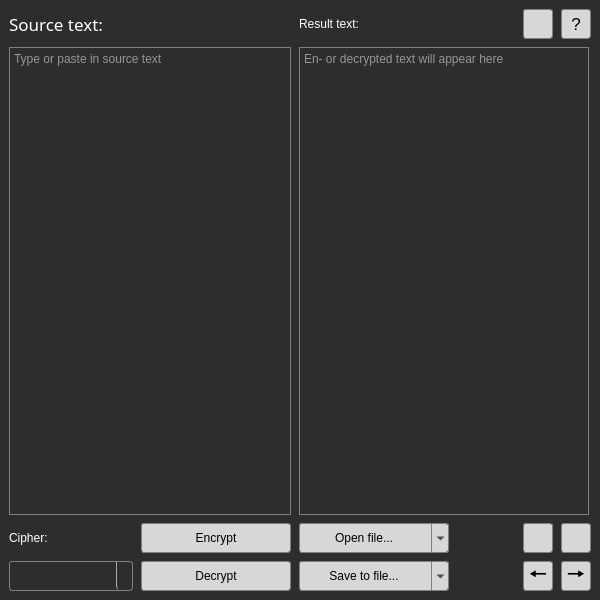
<?xml version="1.0" encoding="UTF-8"?>
<ui version="4.0">
 <class>MainWindow</class>
 <widget class="QMainWindow" name="MainWindow">
  <property name="geometry">
   <rect>
    <x>0</x>
    <y>0</y>
    <width>600</width>
    <height>600</height>
   </rect>
  </property>
  <property name="sizePolicy">
   <sizepolicy hsizetype="Fixed" vsizetype="Fixed">
    <horstretch>0</horstretch>
    <verstretch>0</verstretch>
   </sizepolicy>
  </property>
  <property name="minimumSize">
   <size>
    <width>600</width>
    <height>600</height>
   </size>
  </property>
  <property name="maximumSize">
   <size>
    <width>600</width>
    <height>600</height>
   </size>
  </property>
  <property name="windowTitle">
   <string>Sicrypt</string>
  </property>
  <property name="windowIcon">
   <iconset resource="../res.qrc">
    <normaloff>:/zxc/icons/icon.ico</normaloff>:/zxc/icons/icon.ico</iconset>
  </property>
  <property name="styleSheet">
   <string notr="true">background-color: rgb(45, 45, 45)</string>
  </property>
  <widget class="QWidget" name="centralwidget">
   <property name="styleSheet">
    <string notr="true">QLabel { 
    color: white;
    font: 13pt &quot;Segoe UI Semilight&quot;;
}

QToolTip {
	color: white;
    font: 11pt &quot;Segoe UI Semilight&quot;;
}

QPlainTextEdit {
    color: white;
	border: 1px solid grey;
    font: 12pt &quot;Segoe UI Semilight&quot;;
}

QTabWidget::pane {
    border-top: 1px solid white;
    padding: 2px;
}

QTabBar::tab {
    background: rgb(59, 59, 59);
    border: 1px solid white;
    border-top-left-radius: 4px;
    border-top-right-radius: 4px;
    padding-left: 7px;
    padding-right: 7px;
    padding-top: 3px;
    padding-bottom: 2px;
    font: 63 9pt &quot;Segoe UI Semibold&quot;;
}

QTabBar::tab:disabled { 
    background-color: gray;
}

QTabBar::tab:active:disabled {
    background-color: grey;
}

QTabBar::tab:hover {
    background-color: rgb(47, 105, 23);
    color: rgb(248, 248, 248);
}

QTabBar::tab:!selected {
    margin-top: 2px; /* make non-selected tabs look smaller */
}

/* make use of negative margins for overlapping tabs */
QTabBar::tab:selected {
    /* expand/overlap to the left and right by 4px */
    margin-left: -4px;
    margin-right: -4px;
    background-color: rgb(70, 175, 38);
}

QTabBar::tab:first:selected {
    margin-left: 0; /* the first selected tab has nothing to overlap with on the left */
}

QTabBar::tab:last:selected {
    margin-right: 0; /* the last selected tab has nothing to overlap with on the right */
}


QListView {
    show-decoration-selected: 1; /* make the selection span the entire width of the view */
}

QListView::item:hover { background-color: rgb(47, 105, 23); }
QListView::item:selected { background-color: rgb(70, 175, 38) }

QSlider::handle:horizontal {
    background:  rgb(70, 175, 38);
    width: 18px;
    margin: -2px 0; /* handle is placed by default on the contents rect of the groove. Expand outside the groove */
    border-radius: 3px;
}

QSlider::handle:horizontal:hover { background-color: rgb(45, 102, 23); }
QSlider::handle:horizontal:disabled { background-color: grey; }

QScrollBar:vertical
{
    background-color: #2A2929;
    width: 15px;
    margin: 15px 3px 15px 3px;
    border: 1px transparent #2A2929;
}

QScrollBar::handle:vertical
{
     background-color: rgb(45, 45, 45);         /* #605F5F; */
     min-height: 5px;
     border: 2px solid white;
     border-radius: 4px;
}

QScrollBar::sub-line:vertical
{
    margin: 3px 0px 3px 0px;
    border-image: url(:/qss_icons/rc/icons/up_arrow_disabled.png);
    height: 10px;
    width: 10px;
    subcontrol-position: top;
    subcontrol-origin: margin;
}

QScrollBar::add-line:vertical
{
    margin: 3px 0px 3px 0px;
    border-image: url(:/qss_icons/rc/icons/down_arrow_disabled.png);
    height: 10px;
    width: 10px;
    subcontrol-position: bottom;
    subcontrol-origin: margin;
}

QScrollBar::sub-line:vertical:hover,QScrollBar::sub-line:vertical:on
{
    border-image: url(:/qss_icons/rc/icons/up_arrow.png);
    height: 10px;
    width: 10px;
    subcontrol-position: top;
    subcontrol-origin: margin;
}

QScrollBar::add-line:vertical:hover, QScrollBar::add-line:vertical:on
{
    border-image: url(:/qss_icons/rc/icons/down_arrow.png);
    height: 10px;
    width: 10px;
    subcontrol-position: bottom;
    subcontrol-origin: margin;
}

QScrollBar::up-arrow:vertical, QScrollBar::down-arrow:vertical
{
    background: none;
}

QScrollBar::add-page:vertical, QScrollBar::sub-page:vertical
{
    background: none;
}

QScrollBar:horizontal
 {
     height: 15px;
     margin: 3px 15px 3px 15px;
     border: 1px transparent #2A2929;
     background-color: #2A2929;    
 }

 QScrollBar::handle:horizontal
 {
     background-color: rgb(45, 45, 45);      
     min-width: 5px;
     border: 2px solid white;
     border-radius: 4px;
 }

 QScrollBar::add-line:horizontal
 {
     margin: 0px 3px 0px 3px;
     border-image: url(./images/right_arrow_disabled.png);       
     width: 10px;
     height: 10px;
     subcontrol-position: right;
     subcontrol-origin: margin;
 }

 QScrollBar::sub-line:horizontal
 {
     margin: 0px 3px 0px 3px;
     border-image: url(./images/left_arrow_disabled.png);        
     height: 10px;
     width: 10px;
     subcontrol-position: left;
     subcontrol-origin: margin;
 }

 QScrollBar::add-line:horizontal:hover, QScrollBar::add-line:horizontal:on
 {
     border-image: url(./images/right_arrow.png);               
     height: 10px;
     width: 10px;
     subcontrol-position: right;
     subcontrol-origin: margin;
 }

 QScrollBar::sub-line:horizontal:hover, QScrollBar::sub-line:horizontal:on
 {
     border-image: url(./images/left_arrow.png);               
     height: 10px;
     width: 10px;
     subcontrol-position: left;
     subcontrol-origin: margin;
 }

 QScrollBar::up-arrow:horizontal, QScrollBar::down-arrow:horizontal
 {
     background: none;
 }

 QScrollBar::add-page:horizontal, QScrollBar::sub-page:horizontal
 {
     background: none;
 }


QSpinBox
{
    border: none;
    font: 9pt &quot;Segoe UI&quot;;
}

QSpinBox:hover {
    border: 1px green sunken;
}

QSpinBox:disabled
{
    color: grey;
}

QSpinBox::up-button
{
    color: white; 
}

QSpinBox::down-button
{
    color: white;
}

QTimeEdit 
{
    border: none;
    font: 9pt &quot;Segoe UI&quot;;
}

QTimeEdit:hover
{
    border: 1px green sunken;
}

QTimeEdit:disabled
{
    color: grey; 
}

QTimeEdit::up-button
{
    color: white;
}

QTimeEdit::down-button
{
    color: white;
}

QComboBox 
{
    color: black;
    border: 1px solid gray;
    border-radius: 3px;
    padding: 1px 18px 1px 3px;
    font: 11pt &quot;Segoe UI Semilight&quot;;
}

QComboBox:hover
{
    border: 1px solid rgb(254, 254, 254);
    background-color: rgb(236, 236, 236);
}

QComboBox:disabled
{
    color: gray;
    background-color: rgb(35, 35, 35);
}


QComboBox::down-arrow
{
    image: url(:/zxc/icons/arrowDown_ico.png);
}


QComboBox::up-arrow
{ 
    image: url(:/zxc/icons/arrowUp_ico.png);
}


QComboBox:editable
{
    background: white;
}


QComboBox:!editable, QComboBox::drop-down:editable
{
     background: qlineargradient(x1: 0, y1: 0, x2: 0, y2: 1,
        stop: 0 #E1E1E1, stop: 0.4 #DDDDDD,
        stop: 0.5 #D8D8D8, stop: 1.0 #D3D3D3);
}


/* QComboBox gets the &quot;on&quot; state when the popup is open */
QComboBox:!editable:on, QComboBox::drop-down:editable:on
{
    background: qlineargradient(x1: 0, y1: 0, x2: 0, y2: 1,
        stop: 0 #D3D3D3, stop: 0.4 #D8D8D8,
        stop: 0.5 #DDDDDD, stop: 1.0 #E1E1E1);
}


QComboBox:on
{ /* shift the text when the popup opens */
    padding-top: 3px;
    padding-left: 4px;
	
    border-bottom-left-radius: 3px;
    border-bottom-right-radius: 3px;
}


QComboBox::drop-down
{
    subcontrol-origin: padding;
    subcontrol-position: top right;
    width: 15px;

    border-left-width: 1px;
    border-left-color: darkgray;
    border-left-style: solid; /* just a single line */
    border-top-right-radius: 3px; /* same radius as the QComboBox */
    border-bottom-left-radius: 3px;
    border-bottom-right-radius: 3px;
}

QComboBox QAbstractItemView
{
    border: 2px solid darkgray;
    background-color: rgb(213, 213, 213); 
    selection-background-color: rgb(70, 175, 38);
	
    border-bottom-left-radius: 3px;
    border-bottom-right-radius: 3px;
}

QPushButton
{ 
    color: black;
    background-color: rgb(215, 215, 215);
    border: 1px solid gray;
    border-radius: 3px;  
    font: 11pt &quot;Segoe UI Semilight&quot;;
}

QPushButton:hover
{ 
    background-color: rgb(235, 235, 235);
}

QPushButton:pressed
{ 
    background-color: rgb(221, 221, 221);
}

QToolButton
{ 
    color: black;
    background-color: rgb(215, 215, 215);
    border: 1px solid gray;
    border-radius: 3px;  
    font: 11pt &quot;Segoe UI Semilight&quot;;
}

QToolButton:hover
{ 
    background-color: rgb(235, 235, 235);
}

QToolButton:pressed
{ 
    background-color: rgb(221, 221, 221);
}

/* the subcontrols below are used only in the MenuButtonPopup mode */
QToolButton::menu-button
{
    border: 1px solid gray;
    border-top-right-radius: 3px;
    border-bottom-right-radius: 3px;
    /* 16px width + 4px for border = 20px allocated above */
    background: none;
    width: 16px;
}

QToolButton::menu-arrow:open
{
    top: 1px; left: 1px; /* shift it a bit */
}

QMenu 
{
    background: rgb(215, 215, 215);
    border: 1px solid gray;
	padding: 5px;
}

QMenu::item {
    font: 11pt &quot;Segoe UI Semilight&quot;;
	padding-right: 10px;
}

QMenu::item:hover
{
    background: rgb(70, 175, 38);
    color: white;
}

QMenu::item:selected
{
    background: rgb(47, 105, 23);
}

QMenu::item:disabled
{
    color: gray;
}

QLineEdit
{ 
    border-radius: 3px;
    border: 1px solid white;
}

QLineEdit:hover
{ 
    border-color: rgb(42, 105, 23);
}</string>
   </property>
   <layout class="QGridLayout" name="gridLayout_2">
    <item row="0" column="0">
     <layout class="QGridLayout" name="gridLayout">
      <property name="leftMargin">
       <number>0</number>
      </property>
      <property name="topMargin">
       <number>0</number>
      </property>
      <property name="rightMargin">
       <number>0</number>
      </property>
      <property name="bottomMargin">
       <number>0</number>
      </property>
      <property name="spacing">
       <number>8</number>
      </property>
      <item row="5" column="2">
       <widget class="QPushButton" name="btn_Encrypt">
        <property name="sizePolicy">
         <sizepolicy hsizetype="Maximum" vsizetype="Maximum">
          <horstretch>0</horstretch>
          <verstretch>0</verstretch>
         </sizepolicy>
        </property>
        <property name="minimumSize">
         <size>
          <width>150</width>
          <height>30</height>
         </size>
        </property>
        <property name="maximumSize">
         <size>
          <width>150</width>
          <height>30</height>
         </size>
        </property>
        <property name="toolTip">
         <string>Encrypt source text</string>
        </property>
        <property name="text">
         <string>Encrypt</string>
        </property>
        <property name="shortcut">
         <string notr="true">Ctrl+E</string>
        </property>
       </widget>
      </item>
      <item row="6" column="2">
       <widget class="QPushButton" name="btn_Decrypt">
        <property name="sizePolicy">
         <sizepolicy hsizetype="Maximum" vsizetype="Maximum">
          <horstretch>0</horstretch>
          <verstretch>0</verstretch>
         </sizepolicy>
        </property>
        <property name="minimumSize">
         <size>
          <width>150</width>
          <height>30</height>
         </size>
        </property>
        <property name="maximumSize">
         <size>
          <width>150</width>
          <height>30</height>
         </size>
        </property>
        <property name="toolTip">
         <string>Decrypt source text</string>
        </property>
        <property name="autoFillBackground">
         <bool>false</bool>
        </property>
        <property name="text">
         <string>Decrypt</string>
        </property>
        <property name="shortcut">
         <string notr="true">Ctrl+D</string>
        </property>
       </widget>
      </item>
      <item row="6" column="6">
       <widget class="QPushButton" name="btn_TransferSrcToRes">
        <property name="sizePolicy">
         <sizepolicy hsizetype="Maximum" vsizetype="Maximum">
          <horstretch>0</horstretch>
          <verstretch>0</verstretch>
         </sizepolicy>
        </property>
        <property name="minimumSize">
         <size>
          <width>30</width>
          <height>30</height>
         </size>
        </property>
        <property name="maximumSize">
         <size>
          <width>30</width>
          <height>30</height>
         </size>
        </property>
        <property name="font">
         <font>
          <family>Segoe UI Semilight</family>
          <pointsize>16</pointsize>
          <weight>50</weight>
          <italic>false</italic>
          <bold>false</bold>
         </font>
        </property>
        <property name="toolTip">
         <string>Tansfer contents of 'Source text' field to 'Result text' field</string>
        </property>
        <property name="styleSheet">
         <string notr="true">font-size: 16pt</string>
        </property>
        <property name="text">
         <string>🠖</string>
        </property>
        <property name="iconSize">
         <size>
          <width>16</width>
          <height>16</height>
         </size>
        </property>
       </widget>
      </item>
      <item row="5" column="5">
       <widget class="QPushButton" name="btn_Paste">
        <property name="sizePolicy">
         <sizepolicy hsizetype="Maximum" vsizetype="Maximum">
          <horstretch>0</horstretch>
          <verstretch>0</verstretch>
         </sizepolicy>
        </property>
        <property name="minimumSize">
         <size>
          <width>30</width>
          <height>30</height>
         </size>
        </property>
        <property name="maximumSize">
         <size>
          <width>30</width>
          <height>30</height>
         </size>
        </property>
        <property name="toolTip">
         <string>Paste clipboard text as source text</string>
        </property>
        <property name="text">
         <string/>
        </property>
        <property name="icon">
         <iconset resource="../res.qrc">
          <normaloff>:/zxc/icons/paste.png</normaloff>:/zxc/icons/paste.png</iconset>
        </property>
        <property name="iconSize">
         <size>
          <width>22</width>
          <height>22</height>
         </size>
        </property>
       </widget>
      </item>
      <item row="6" column="5">
       <widget class="QPushButton" name="btn_TransferResToSrc">
        <property name="sizePolicy">
         <sizepolicy hsizetype="Maximum" vsizetype="Maximum">
          <horstretch>0</horstretch>
          <verstretch>0</verstretch>
         </sizepolicy>
        </property>
        <property name="minimumSize">
         <size>
          <width>30</width>
          <height>30</height>
         </size>
        </property>
        <property name="maximumSize">
         <size>
          <width>30</width>
          <height>30</height>
         </size>
        </property>
        <property name="toolTip">
         <string>Tansfer contents of 'Result text' field to 'Source text' field</string>
        </property>
        <property name="styleSheet">
         <string notr="true">font-size: 16pt</string>
        </property>
        <property name="text">
         <string>🠔</string>
        </property>
       </widget>
      </item>
      <item row="0" column="3" colspan="2">
       <widget class="QLabel" name="lbl_ReadOnly2">
        <property name="styleSheet">
         <string notr="true">font: 13pt &quot;Segoe UI Semibold&quot;</string>
        </property>
        <property name="text">
         <string>Result text:</string>
        </property>
       </widget>
      </item>
      <item row="0" column="5">
       <widget class="QPushButton" name="btn_Settings">
        <property name="sizePolicy">
         <sizepolicy hsizetype="Minimum" vsizetype="Maximum">
          <horstretch>0</horstretch>
          <verstretch>0</verstretch>
         </sizepolicy>
        </property>
        <property name="minimumSize">
         <size>
          <width>30</width>
          <height>30</height>
         </size>
        </property>
        <property name="maximumSize">
         <size>
          <width>30</width>
          <height>30</height>
         </size>
        </property>
        <property name="toolTip">
         <string>Settings</string>
        </property>
        <property name="styleSheet">
         <string notr="true">font-size: 12pt</string>
        </property>
        <property name="icon">
         <iconset resource="../res.qrc">
          <normaloff>:/zxc/icons/settings.png</normaloff>:/zxc/icons/settings.png</iconset>
        </property>
        <property name="iconSize">
         <size>
          <width>20</width>
          <height>20</height>
         </size>
        </property>
       </widget>
      </item>
      <item row="5" column="0" colspan="2">
       <widget class="QLabel" name="lbl_ReadOnly3">
        <property name="text">
         <string>Cipher:</string>
        </property>
       </widget>
      </item>
      <item row="6" column="3">
       <widget class="QToolButton" name="tbt_SaveToFile">
        <property name="minimumSize">
         <size>
          <width>150</width>
          <height>30</height>
         </size>
        </property>
        <property name="maximumSize">
         <size>
          <width>150</width>
          <height>30</height>
         </size>
        </property>
        <property name="toolTip">
         <string>Save result text to a file</string>
        </property>
        <property name="styleSheet">
         <string notr="true">padding-right: 20px;</string>
        </property>
        <property name="text">
         <string>Save to file...</string>
        </property>
        <property name="popupMode">
         <enum>QToolButton::MenuButtonPopup</enum>
        </property>
        <property name="toolButtonStyle">
         <enum>Qt::ToolButtonIconOnly</enum>
        </property>
        <property name="autoRaise">
         <bool>false</bool>
        </property>
       </widget>
      </item>
      <item row="5" column="3">
       <widget class="QToolButton" name="tbt_OpenFile">
        <property name="minimumSize">
         <size>
          <width>150</width>
          <height>30</height>
         </size>
        </property>
        <property name="maximumSize">
         <size>
          <width>150</width>
          <height>30</height>
         </size>
        </property>
        <property name="toolTip">
         <string>Open a file and paste its contents as source text</string>
        </property>
        <property name="styleSheet">
         <string notr="true">padding-right: 20px;</string>
        </property>
        <property name="text">
         <string>Open file...</string>
        </property>
        <property name="iconSize">
         <size>
          <width>16</width>
          <height>16</height>
         </size>
        </property>
        <property name="popupMode">
         <enum>QToolButton::MenuButtonPopup</enum>
        </property>
        <property name="toolButtonStyle">
         <enum>Qt::ToolButtonIconOnly</enum>
        </property>
        <property name="autoRaise">
         <bool>false</bool>
        </property>
       </widget>
      </item>
      <item row="6" column="0" colspan="2">
       <widget class="QComboBox" name="cbb_Cipher">
        <property name="minimumSize">
         <size>
          <width>0</width>
          <height>30</height>
         </size>
        </property>
        <property name="toolTip">
         <string>Select your cipher</string>
        </property>
       </widget>
      </item>
      <item row="4" column="0" colspan="3">
       <widget class="PlainTextEdit" name="ptx_SourceText">
        <property name="sizePolicy">
         <sizepolicy hsizetype="Expanding" vsizetype="Expanding">
          <horstretch>0</horstretch>
          <verstretch>0</verstretch>
         </sizepolicy>
        </property>
        <property name="maximumSize">
         <size>
          <width>290</width>
          <height>16777215</height>
         </size>
        </property>
        <property name="styleSheet">
         <string notr="true">QPlianTextEdit::placeholder-text { color: lightgray; }</string>
        </property>
        <property name="placeholderText">
         <string>Type or paste in source text</string>
        </property>
       </widget>
      </item>
      <item row="0" column="0" colspan="3">
       <widget class="QLabel" name="lbl_ReadOnly1">
        <property name="font">
         <font>
          <family>Segoe UI Semibold</family>
          <pointsize>13</pointsize>
          <weight>50</weight>
          <italic>false</italic>
          <bold>false</bold>
         </font>
        </property>
        <property name="styleSheet">
         <string notr="true">font: 13pt &quot;Segoe UI Semibold&quot;</string>
        </property>
        <property name="text">
         <string>Source text:</string>
        </property>
       </widget>
      </item>
      <item row="0" column="6">
       <widget class="QPushButton" name="btn_About">
        <property name="sizePolicy">
         <sizepolicy hsizetype="Minimum" vsizetype="Maximum">
          <horstretch>0</horstretch>
          <verstretch>0</verstretch>
         </sizepolicy>
        </property>
        <property name="minimumSize">
         <size>
          <width>30</width>
          <height>30</height>
         </size>
        </property>
        <property name="maximumSize">
         <size>
          <width>30</width>
          <height>30</height>
         </size>
        </property>
        <property name="toolTip">
         <string>Help/About</string>
        </property>
        <property name="styleSheet">
         <string notr="true">font-size: 13pt</string>
        </property>
        <property name="text">
         <string>?</string>
        </property>
       </widget>
      </item>
      <item row="5" column="6">
       <widget class="QPushButton" name="btn_Copy">
        <property name="sizePolicy">
         <sizepolicy hsizetype="Maximum" vsizetype="Maximum">
          <horstretch>0</horstretch>
          <verstretch>0</verstretch>
         </sizepolicy>
        </property>
        <property name="minimumSize">
         <size>
          <width>30</width>
          <height>30</height>
         </size>
        </property>
        <property name="maximumSize">
         <size>
          <width>30</width>
          <height>30</height>
         </size>
        </property>
        <property name="toolTip">
         <string>Copy result text to the clipboard</string>
        </property>
        <property name="text">
         <string/>
        </property>
        <property name="icon">
         <iconset resource="../res.qrc">
          <normaloff>:/zxc/icons/copy.png</normaloff>:/zxc/icons/copy.png</iconset>
        </property>
        <property name="iconSize">
         <size>
          <width>20</width>
          <height>20</height>
         </size>
        </property>
       </widget>
      </item>
      <item row="4" column="3" colspan="4">
       <widget class="PlainTextEdit" name="ptx_ResultText">
        <property name="maximumSize">
         <size>
          <width>290</width>
          <height>16777215</height>
         </size>
        </property>
        <property name="placeholderText">
         <string>En- or decrypted text will appear here</string>
        </property>
       </widget>
      </item>
     </layout>
    </item>
   </layout>
  </widget>
 </widget>
 <customwidgets>
  <customwidget>
   <class>PlainTextEdit</class>
   <extends>QPlainTextEdit</extends>
   <header>sicrypt</header>
  </customwidget>
 </customwidgets>
 <resources>
  <include location="../res.qrc"/>
  <include location="../res.qrc"/>
 </resources>
 <connections/>
</ui>
